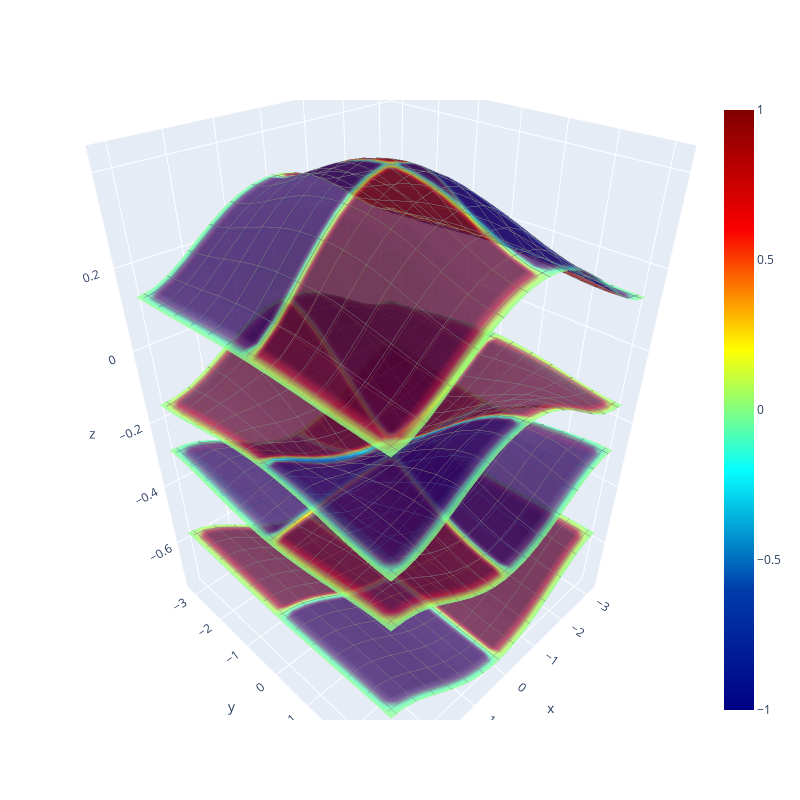

Here is the notebook cell this chart was saved with:
### Code cell
# ブリュアンゾーンのメッシュの生成
kx = np.linspace(-np.pi, np.pi, k_mesh)
ky = np.linspace(-np.pi, np.pi, k_mesh)
kx, ky = np.meshgrid(kx, ky)

# メッシュの各点でのエネルギー固有値の計算
enes = np.zeros((k_mesh, k_mesh, 8))
spins = np.zeros((k_mesh, k_mesh, 8))
for i in range(k_mesh):
    for j in range(k_mesh):
        enes[i][j], eigenstate = Hamiltonian(kx[i][j],ky[i][j], U, delta)
        spin = []
        for l in range(8):
            sp = (np.abs(eigenstate[0,l])**2    # A1_up
                 +np.abs(eigenstate[1,l])**2    # A2_up
                 +np.abs(eigenstate[2,l])**2    # B1_up
                 +np.abs(eigenstate[3,l])**2    # B2_up
                 -np.abs(eigenstate[4,l])**2    # A1_down
                 -np.abs(eigenstate[5,l])**2    # A2_down
                 -np.abs(eigenstate[6,l])**2    # B1_down
                 -np.abs(eigenstate[7,l])**2    # B2_donw
                  )
            spin.append(sp)
        for l in range(4):
            if(np.abs(enes[i][j][2*l]-enes[i][j][2*l + 1])<0.0001):
                spin[2*l] = 0
                spin[2*l+1] = 0
        spins[i][j] = np.array(spin)

plot3d_band_colors(enes,spins, k_mesh, kx, ky, ef)

### Figure 1 — Plotly figure (JSON) as saved in the notebook; plotly's stock layout.template omitted (floating-point values rounded to 4 significant figures; data arrays with more than 128 entries replaced by an {"elided": "..."} marker saying what was removed)
{"data": [{"cmax": 1, "cmin": -1, "colorscale": [[0, "rgb(0,0,131)"], [0.2, "rgb(0,60,170)"], [0.4, "rgb(5,255,255)"], [0.6, "rgb(255,255,0)"], [0.8, "rgb(250,0,0)"], [1, "rgb(128,0,0)"]], "hoverinfo": "skip", "opacity": 0.5, "surfacecolor": {"elided": "20x20 float values"}, "type": "surface", "x": {"elided": "20x20 float values"}, "y": {"elided": "20x20 float values"}, "z": {"elided": "20x20 float values"}}, {"cmax": 1, "cmin": -1, "colorscale": [[0, "rgb(0,0,131)"], [0.2, "rgb(0,60,170)"], [0.4, "rgb(5,255,255)"], [0.6, "rgb(255,255,0)"], [0.8, "rgb(250,0,0)"], [1, "rgb(128,0,0)"]], "contours": {"x": {"color": "grey", "end": 3.5, "highlight": false, "show": true, "size": 0.5, "start": -3.5}, "y": {"color": "grey", "end": 3.5, "highlight": false, "show": true, "size": 0.5, "start": -3.5}, "z": {"end": 1, "highlight": false, "show": false, "size": 0.5, "start": -1}}, "hoverinfo": "skip", "opacity": 0.5, "showscale": false, "surfacecolor": {"elided": "20x20 float values"}, "type": "surface", "x": {"elided": "20x20 float values"}, "y": {"elided": "20x20 float values"}, "z": {"elided": "20x20 float values"}}, {"cmax": 1, "cmin": -1, "colorscale": [[0, "rgb(0,0,131)"], [0.2, "rgb(0,60,170)"], [0.4, "rgb(5,255,255)"], [0.6, "rgb(255,255,0)"], [0.8, "rgb(250,0,0)"], [1, "rgb(128,0,0)"]], "contours": {"x": {"color": "grey", "end": 3.5, "highlight": false, "show": true, "size": 0.5, "start": -3.5}, "y": {"color": "grey", "end": 3.5, "highlight": false, "show": true, "size": 0.5, "start": -3.5}, "z": {"end": 1, "highlight": false, "show": false, "size": 0.5, "start": -1}}, "hoverinfo": "skip", "opacity": 0.5, "showscale": false, "surfacecolor": {"elided": "20x20 float values"}, "type": "surface", "x": {"elided": "20x20 float values"}, "y": {"elided": "20x20 float values"}, "z": {"elided": "20x20 float values"}}, {"cmax": 1, "cmin": -1, "colorscale": [[0, "rgb(0,0,131)"], [0.2, "rgb(0,60,170)"], [0.4, "rgb(5,255,255)"], [0.6, "rgb(255,255,0)"], [0.8, "rgb(250,0,0)"], [1, "rgb(128,0,0)"]], "contours": {"x": {"color": "grey", "end": 3.5, "highlight": false, "show": true, "size": 0.5, "start": -3.5}, "y": {"color": "grey", "end": 3.5, "highlight": false, "show": true, "size": 0.5, "start": -3.5}, "z": {"end": 1, "highlight": false, "show": false, "size": 0.5, "start": -1}}, "hoverinfo": "skip", "opacity": 0.5, "showscale": false, "surfacecolor": {"elided": "20x20 float values"}, "type": "surface", "x": {"elided": "20x20 float values"}, "y": {"elided": "20x20 float values"}, "z": {"elided": "20x20 float values"}}, {"cmax": 1, "cmin": -1, "colorscale": [[0, "rgb(0,0,131)"], [0.2, "rgb(0,60,170)"], [0.4, "rgb(5,255,255)"], [0.6, "rgb(255,255,0)"], [0.8, "rgb(250,0,0)"], [1, "rgb(128,0,0)"]], "contours": {"x": {"color": "grey", "end": 3.5, "highlight": false, "show": true, "size": 0.5, "start": -3.5}, "y": {"color": "grey", "end": 3.5, "highlight": false, "show": true, "size": 0.5, "start": -3.5}, "z": {"end": 1, "highlight": false, "show": false, "size": 0.5, "start": -1}}, "hoverinfo": "skip", "opacity": 0.5, "showscale": false, "surfacecolor": {"elided": "20x20 float values"}, "type": "surface", "x": {"elided": "20x20 float values"}, "y": {"elided": "20x20 float values"}, "z": {"elided": "20x20 float values"}}, {"cmax": 1, "cmin": -1, "colorscale": [[0, "rgb(0,0,131)"], [0.2, "rgb(0,60,170)"], [0.4, "rgb(5,255,255)"], [0.6, "rgb(255,255,0)"], [0.8, "rgb(250,0,0)"], [1, "rgb(128,0,0)"]], "contours": {"x": {"color": "grey", "end": 3.5, "highlight": false, "show": true, "size": 0.5, "start": -3.5}, "y": {"color": "grey", "end": 3.5, "highlight": false, "show": true, "size": 0.5, "start": -3.5}, "z": {"end": 1, "highlight": false, "show": false, "size": 0.5, "start": -1}}, "hoverinfo": "skip", "opacity": 0.5, "showscale": false, "surfacecolor": {"elided": "20x20 float values"}, "type": "surface", "x": {"elided": "20x20 float values"}, "y": {"elided": "20x20 float values"}, "z": {"elided": "20x20 float values"}}, {"cmax": 1, "cmin": -1, "colorscale": [[0, "rgb(0,0,131)"], [0.2, "rgb(0,60,170)"], [0.4, "rgb(5,255,255)"], [0.6, "rgb(255,255,0)"], [0.8, "rgb(250,0,0)"], [1, "rgb(128,0,0)"]], "contours": {"x": {"color": "grey", "end": 3.5, "highlight": false, "show": true, "size": 0.5, "start": -3.5}, "y": {"color": "grey", "end": 3.5, "highlight": false, "show": true, "size": 0.5, "start": -3.5}, "z": {"end": 1, "highlight": false, "show": false, "size": 0.5, "start": -1}}, "hoverinfo": "skip", "opacity": 0.5, "showscale": false, "surfacecolor": {"elided": "20x20 float values"}, "type": "surface", "x": {"elided": "20x20 float values"}, "y": {"elided": "20x20 float values"}, "z": {"elided": "20x20 float values"}}, {"cmax": 1, "cmin": -1, "colorscale": [[0, "rgb(0,0,131)"], [0.2, "rgb(0,60,170)"], [0.4, "rgb(5,255,255)"], [0.6, "rgb(255,255,0)"], [0.8, "rgb(250,0,0)"], [1, "rgb(128,0,0)"]], "contours": {"x": {"color": "grey", "end": 3.5, "highlight": false, "show": true, "size": 0.5, "start": -3.5}, "y": {"color": "grey", "end": 3.5, "highlight": false, "show": true, "size": 0.5, "start": -3.5}, "z": {"end": 1, "highlight": false, "show": false, "size": 0.5, "start": -1}}, "hoverinfo": "skip", "opacity": 0.5, "showscale": false, "surfacecolor": {"elided": "20x20 float values"}, "type": "surface", "x": {"elided": "20x20 float values"}, "y": {"elided": "20x20 float values"}, "z": {"elided": "20x20 float values"}}], "layout": {"height": 800, "scene": {"aspectratio": {"x": 1, "y": 1, "z": 1.5}, "xaxis": {"visible": true}, "yaxis": {"visible": true}, "zaxis": {"visible": true}}, "width": 800}}
